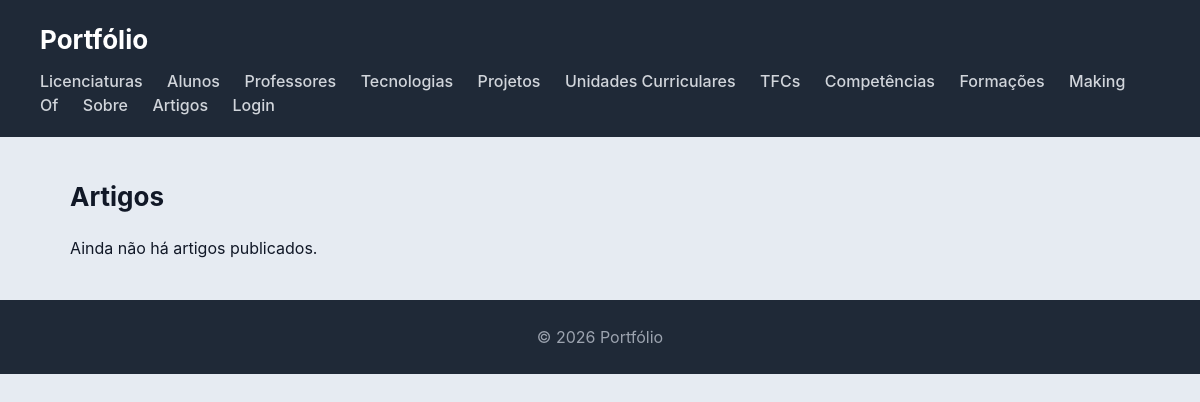
Page /artigos/ on the earlier database version.
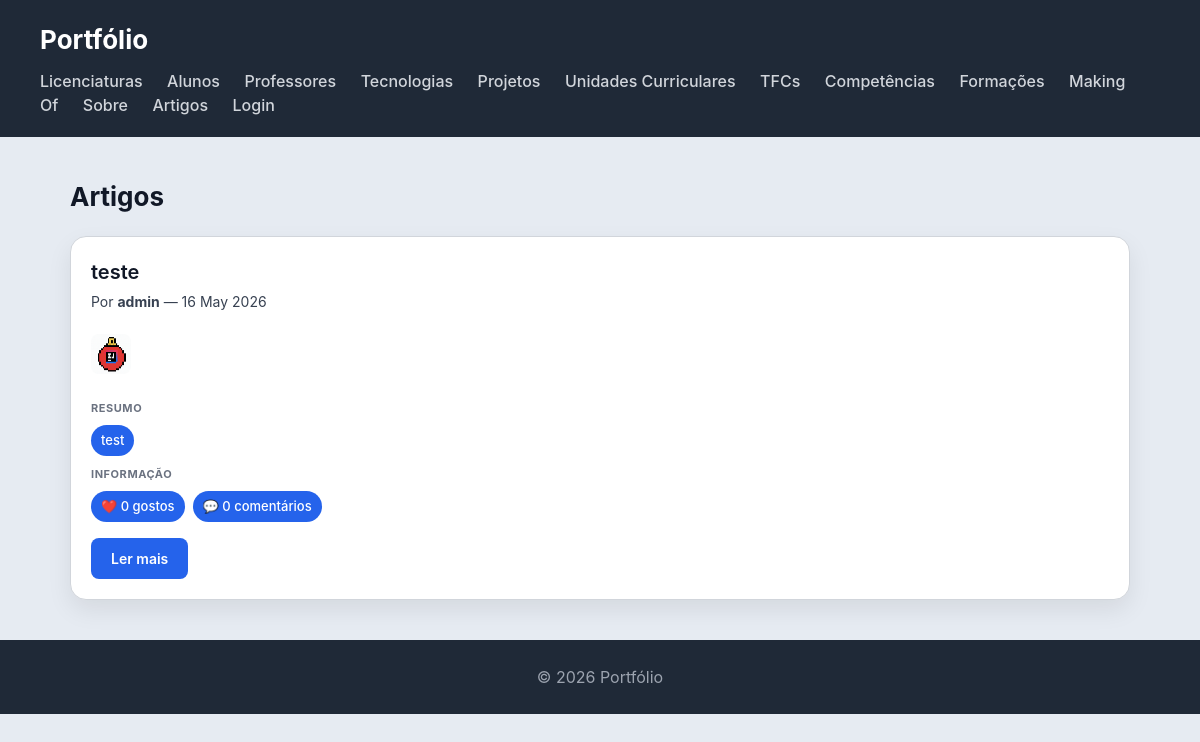
Same page on the later database version.
### artigos/models.py (models this page shows, shortened)
class Artigo(models.Model):
    titulo = models.CharField(max_length=200)
    texto = models.TextField()
    fotografia = models.ImageField(upload_to='artigos/', null=True, blank=True)
    link_externo = models.URLField(null=True, blank=True)
    data_criacao = models.DateTimeField(auto_now_add=True)
    autor = models.ForeignKey(User, on_delete=models.CASCADE, related_name='artigos')
    likes = models.ManyToManyField(User, related_name='artigos_liked', blank=True)
    def total_likes(self):
        return self.likes.count()

### artigos/views.py (the view)
# urls.py: path('', views.artigos_view, name='artigos'),
def artigos_view(request):
    artigos = Artigo.objects.select_related('autor').prefetch_related('likes').order_by('-data_criacao')
    return render(request, 'artigos/artigos.html', {
        'artigos': artigos,
        'is_autor': is_autor(request.user),
    })

### artigos/views.py (called while the page is built)
def is_autor(user):
    return user.is_authenticated and (
        user.groups.filter(name='autores').exists() or user.is_superuser
    )

### artigos/templates/artigos/artigos.html (shortened to what this page needs)
{% extends 'portfolio/base.html' %}
{% load static %}
{% block content %}
<h2>Artigos</h2>
<section>
    {% for artigo in artigos %}
    <article>
        <header>
            <h3><a href="{% url 'artigo' artigo.id %}" style="color:inherit;text-decoration:none;">{{ artigo.titulo }}</a></h3>
            <p>Por <strong>{{ artigo.autor.username }}</strong> — {{ artigo.data_criacao|date:"d M Y" }}</p>
        </header>
        {% if artigo.fotografia %}
        <img src="{{ artigo.fotografia.url }}" alt="{{ artigo.titulo }}"
             style="max-width:100%; border-radius:8px; margin:10px 0;">
        {% endif %}
        <section>
            <h4>Resumo</h4>
            <ul>
                <li>{{ artigo.texto|truncatewords:30 }}</li>
            </ul>
        </section>
        <section>
            <h4>Informação</h4>
            <ul>
                <li>❤️ {{ artigo.total_likes }} gostos</li>
                <li>💬 {{ artigo.comentarios.count }} comentários</li>
            </ul>
        </section>
        <div class="card-actions">
            <a href="{% url 'artigo' artigo.id %}" class="btn btn-primary">Ler mais</a>
        </div>
    </article>
    {% empty %}
    <p>Ainda não há artigos publicados.</p>
    {% endfor %}
</section>
{% endblock %}

Differences in the rows shown:
added Artigo: titulo "teste", autor.username "admin", data_criacao "16 May 2026", fotografia (picture), texto "test", total_likes "0", comentarios.count "0"
Other differences:
text no longer shown: "Ainda não há artigos publicados."
